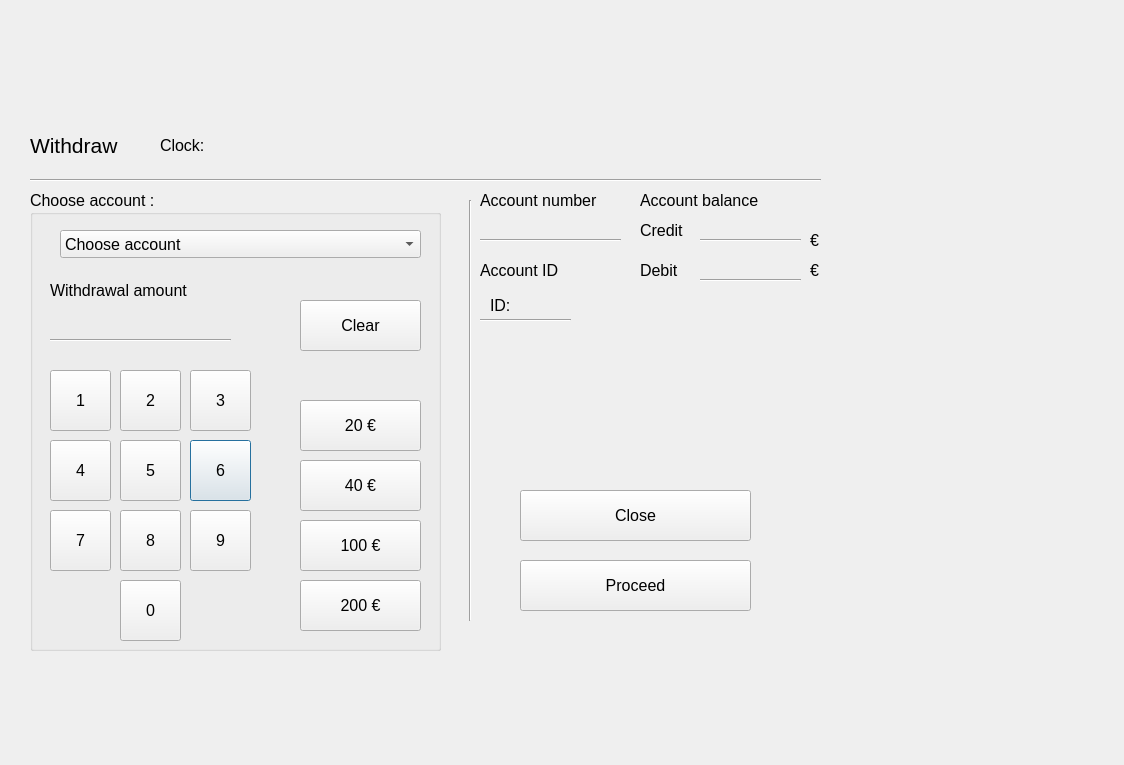
<?xml version="1.0" encoding="UTF-8"?>
<ui version="4.0">
 <class>DLLwithdraw</class>
 <widget class="QDialog" name="DLLwithdraw">
  <property name="geometry">
   <rect>
    <x>0</x>
    <y>0</y>
    <width>1124</width>
    <height>765</height>
   </rect>
  </property>
  <property name="windowTitle">
   <string>Dialog</string>
  </property>
  <widget class="QLabel" name="label">
   <property name="geometry">
    <rect>
     <x>30</x>
     <y>130</y>
     <width>121</width>
     <height>31</height>
    </rect>
   </property>
   <property name="font">
    <font>
     <pointsize>16</pointsize>
    </font>
   </property>
   <property name="text">
    <string>Withdraw</string>
   </property>
  </widget>
  <widget class="QGroupBox" name="groupBox">
   <property name="geometry">
    <rect>
     <x>30</x>
     <y>190</y>
     <width>411</width>
     <height>461</height>
    </rect>
   </property>
   <property name="font">
    <font>
     <pointsize>12</pointsize>
    </font>
   </property>
   <property name="title">
    <string>Choose account :</string>
   </property>
   <widget class="QLabel" name="withdrawAmountLabel">
    <property name="geometry">
     <rect>
      <x>20</x>
      <y>80</y>
      <width>211</width>
      <height>41</height>
     </rect>
    </property>
    <property name="font">
     <font>
      <pointsize>12</pointsize>
     </font>
    </property>
    <property name="text">
     <string>Withdrawal amount</string>
    </property>
   </widget>
   <widget class="QComboBox" name="comboBoxChooseAccount">
    <property name="geometry">
     <rect>
      <x>30</x>
      <y>40</y>
      <width>361</width>
      <height>28</height>
     </rect>
    </property>
    <item>
     <property name="text">
      <string>Choose account</string>
     </property>
    </item>
    <item>
     <property name="text">
      <string>Withdraw Credit</string>
     </property>
    </item>
    <item>
     <property name="text">
      <string>Withdraw Debit</string>
     </property>
    </item>
    <item>
     <property name="text">
      <string>Transfer from Debit</string>
     </property>
    </item>
    <item>
     <property name="text">
      <string>Transfer from Credit</string>
     </property>
    </item>
   </widget>
   <widget class="QPushButton" name="button6">
    <property name="geometry">
     <rect>
      <x>160</x>
      <y>250</y>
      <width>61</width>
      <height>61</height>
     </rect>
    </property>
    <property name="text">
     <string>6</string>
    </property>
   </widget>
   <widget class="QPushButton" name="button9">
    <property name="geometry">
     <rect>
      <x>160</x>
      <y>320</y>
      <width>61</width>
      <height>61</height>
     </rect>
    </property>
    <property name="text">
     <string>9</string>
    </property>
   </widget>
   <widget class="QPushButton" name="button0">
    <property name="geometry">
     <rect>
      <x>90</x>
      <y>390</y>
      <width>61</width>
      <height>61</height>
     </rect>
    </property>
    <property name="text">
     <string>0</string>
    </property>
   </widget>
   <widget class="QPushButton" name="button3">
    <property name="geometry">
     <rect>
      <x>160</x>
      <y>180</y>
      <width>61</width>
      <height>61</height>
     </rect>
    </property>
    <property name="text">
     <string>3</string>
    </property>
   </widget>
   <widget class="QPushButton" name="button7">
    <property name="geometry">
     <rect>
      <x>20</x>
      <y>320</y>
      <width>61</width>
      <height>61</height>
     </rect>
    </property>
    <property name="text">
     <string>7</string>
    </property>
   </widget>
   <widget class="QPushButton" name="button1">
    <property name="geometry">
     <rect>
      <x>20</x>
      <y>180</y>
      <width>61</width>
      <height>61</height>
     </rect>
    </property>
    <property name="text">
     <string>1</string>
    </property>
   </widget>
   <widget class="QPushButton" name="button2">
    <property name="geometry">
     <rect>
      <x>90</x>
      <y>180</y>
      <width>61</width>
      <height>61</height>
     </rect>
    </property>
    <property name="text">
     <string>2</string>
    </property>
   </widget>
   <widget class="QPushButton" name="button8">
    <property name="geometry">
     <rect>
      <x>90</x>
      <y>320</y>
      <width>61</width>
      <height>61</height>
     </rect>
    </property>
    <property name="text">
     <string>8</string>
    </property>
   </widget>
   <widget class="QPushButton" name="button5">
    <property name="geometry">
     <rect>
      <x>90</x>
      <y>250</y>
      <width>61</width>
      <height>61</height>
     </rect>
    </property>
    <property name="text">
     <string>5</string>
    </property>
   </widget>
   <widget class="QPushButton" name="button4">
    <property name="geometry">
     <rect>
      <x>20</x>
      <y>250</y>
      <width>61</width>
      <height>61</height>
     </rect>
    </property>
    <property name="text">
     <string>4</string>
    </property>
   </widget>
   <widget class="QPushButton" name="draw20">
    <property name="geometry">
     <rect>
      <x>270</x>
      <y>210</y>
      <width>121</width>
      <height>51</height>
     </rect>
    </property>
    <property name="text">
     <string>20 €</string>
    </property>
   </widget>
   <widget class="QPushButton" name="draw40">
    <property name="geometry">
     <rect>
      <x>270</x>
      <y>270</y>
      <width>121</width>
      <height>51</height>
     </rect>
    </property>
    <property name="text">
     <string>40 €</string>
    </property>
   </widget>
   <widget class="QPushButton" name="draw100">
    <property name="geometry">
     <rect>
      <x>270</x>
      <y>330</y>
      <width>121</width>
      <height>51</height>
     </rect>
    </property>
    <property name="text">
     <string>100 €</string>
    </property>
   </widget>
   <widget class="QPushButton" name="draw200">
    <property name="geometry">
     <rect>
      <x>270</x>
      <y>390</y>
      <width>121</width>
      <height>51</height>
     </rect>
    </property>
    <property name="text">
     <string>200 €</string>
    </property>
   </widget>
   <widget class="QPushButton" name="clearButton">
    <property name="geometry">
     <rect>
      <x>270</x>
      <y>110</y>
      <width>121</width>
      <height>51</height>
     </rect>
    </property>
    <property name="text">
     <string>Clear</string>
    </property>
   </widget>
   <widget class="QLabel" name="withdrawalLineEdit">
    <property name="geometry">
     <rect>
      <x>30</x>
      <y>130</y>
      <width>191</width>
      <height>20</height>
     </rect>
    </property>
    <property name="text">
     <string/>
    </property>
   </widget>
   <widget class="Line" name="line_6">
    <property name="geometry">
     <rect>
      <x>20</x>
      <y>140</y>
      <width>181</width>
      <height>20</height>
     </rect>
    </property>
    <property name="font">
     <font>
      <pointsize>12</pointsize>
     </font>
    </property>
    <property name="orientation">
     <enum>Qt::Horizontal</enum>
    </property>
   </widget>
  </widget>
  <widget class="QLabel" name="labelKuva">
   <property name="geometry">
    <rect>
     <x>30</x>
     <y>10</y>
     <width>571</width>
     <height>141</height>
    </rect>
   </property>
   <property name="text">
    <string/>
   </property>
   <property name="scaledContents">
    <bool>true</bool>
   </property>
  </widget>
  <widget class="Line" name="line">
   <property name="geometry">
    <rect>
     <x>30</x>
     <y>170</y>
     <width>791</width>
     <height>20</height>
    </rect>
   </property>
   <property name="font">
    <font>
     <pointsize>12</pointsize>
    </font>
   </property>
   <property name="orientation">
    <enum>Qt::Horizontal</enum>
   </property>
  </widget>
  <widget class="Line" name="line_2">
   <property name="geometry">
    <rect>
     <x>460</x>
     <y>200</y>
     <width>20</width>
     <height>421</height>
    </rect>
   </property>
   <property name="orientation">
    <enum>Qt::Vertical</enum>
   </property>
  </widget>
  <widget class="QLabel" name="labelCredit">
   <property name="geometry">
    <rect>
     <x>640</x>
     <y>220</y>
     <width>61</width>
     <height>21</height>
    </rect>
   </property>
   <property name="font">
    <font>
     <pointsize>12</pointsize>
    </font>
   </property>
   <property name="text">
    <string>Credit</string>
   </property>
  </widget>
  <widget class="QLabel" name="labelDebit">
   <property name="geometry">
    <rect>
     <x>640</x>
     <y>260</y>
     <width>61</width>
     <height>20</height>
    </rect>
   </property>
   <property name="font">
    <font>
     <pointsize>12</pointsize>
    </font>
   </property>
   <property name="text">
    <string>Debit</string>
   </property>
  </widget>
  <widget class="QLabel" name="accountBalanceLabel">
   <property name="geometry">
    <rect>
     <x>640</x>
     <y>190</y>
     <width>161</width>
     <height>20</height>
    </rect>
   </property>
   <property name="font">
    <font>
     <pointsize>12</pointsize>
    </font>
   </property>
   <property name="text">
    <string>Account balance</string>
   </property>
  </widget>
  <widget class="QLabel" name="label_6">
   <property name="geometry">
    <rect>
     <x>810</x>
     <y>230</y>
     <width>21</width>
     <height>20</height>
    </rect>
   </property>
   <property name="font">
    <font>
     <pointsize>12</pointsize>
    </font>
   </property>
   <property name="text">
    <string>€</string>
   </property>
  </widget>
  <widget class="QLabel" name="label_7">
   <property name="geometry">
    <rect>
     <x>810</x>
     <y>260</y>
     <width>21</width>
     <height>20</height>
    </rect>
   </property>
   <property name="font">
    <font>
     <pointsize>12</pointsize>
    </font>
   </property>
   <property name="text">
    <string>€</string>
   </property>
  </widget>
  <widget class="QPushButton" name="withdrawButton">
   <property name="geometry">
    <rect>
     <x>520</x>
     <y>560</y>
     <width>231</width>
     <height>51</height>
    </rect>
   </property>
   <property name="font">
    <font>
     <pointsize>12</pointsize>
    </font>
   </property>
   <property name="text">
    <string>Proceed</string>
   </property>
  </widget>
  <widget class="QPushButton" name="exitButton">
   <property name="geometry">
    <rect>
     <x>520</x>
     <y>490</y>
     <width>231</width>
     <height>51</height>
    </rect>
   </property>
   <property name="font">
    <font>
     <pointsize>12</pointsize>
    </font>
   </property>
   <property name="text">
    <string>Close</string>
   </property>
  </widget>
  <widget class="QLabel" name="label_3">
   <property name="geometry">
    <rect>
     <x>480</x>
     <y>190</y>
     <width>161</width>
     <height>21</height>
    </rect>
   </property>
   <property name="font">
    <font>
     <pointsize>12</pointsize>
    </font>
   </property>
   <property name="text">
    <string>Account number</string>
   </property>
  </widget>
  <widget class="QLabel" name="errorLabel">
   <property name="geometry">
    <rect>
     <x>480</x>
     <y>320</y>
     <width>461</width>
     <height>41</height>
    </rect>
   </property>
   <property name="text">
    <string/>
   </property>
  </widget>
  <widget class="QLabel" name="clockLabel">
   <property name="geometry">
    <rect>
     <x>160</x>
     <y>130</y>
     <width>641</width>
     <height>31</height>
    </rect>
   </property>
   <property name="font">
    <font>
     <pointsize>12</pointsize>
    </font>
   </property>
   <property name="text">
    <string>Clock:</string>
   </property>
  </widget>
  <widget class="QLabel" name="idAccountLabel">
   <property name="geometry">
    <rect>
     <x>490</x>
     <y>290</y>
     <width>111</width>
     <height>31</height>
    </rect>
   </property>
   <property name="font">
    <font>
     <pointsize>12</pointsize>
    </font>
   </property>
   <property name="text">
    <string>ID:</string>
   </property>
  </widget>
  <widget class="QLabel" name="label_4">
   <property name="geometry">
    <rect>
     <x>480</x>
     <y>260</y>
     <width>121</width>
     <height>21</height>
    </rect>
   </property>
   <property name="font">
    <font>
     <pointsize>12</pointsize>
    </font>
   </property>
   <property name="text">
    <string>Account ID</string>
   </property>
  </widget>
  <widget class="QLabel" name="debitNumberLine">
   <property name="geometry">
    <rect>
     <x>490</x>
     <y>220</y>
     <width>141</width>
     <height>20</height>
    </rect>
   </property>
   <property name="font">
    <font>
     <pointsize>12</pointsize>
    </font>
   </property>
   <property name="text">
    <string/>
   </property>
  </widget>
  <widget class="QLabel" name="creditBalanceLine">
   <property name="geometry">
    <rect>
     <x>710</x>
     <y>220</y>
     <width>91</width>
     <height>20</height>
    </rect>
   </property>
   <property name="font">
    <font>
     <pointsize>12</pointsize>
    </font>
   </property>
   <property name="text">
    <string/>
   </property>
  </widget>
  <widget class="QLabel" name="debitBalanceLine">
   <property name="geometry">
    <rect>
     <x>710</x>
     <y>260</y>
     <width>91</width>
     <height>20</height>
    </rect>
   </property>
   <property name="font">
    <font>
     <pointsize>12</pointsize>
    </font>
   </property>
   <property name="text">
    <string/>
   </property>
  </widget>
  <widget class="Line" name="line_4">
   <property name="geometry">
    <rect>
     <x>700</x>
     <y>230</y>
     <width>101</width>
     <height>20</height>
    </rect>
   </property>
   <property name="font">
    <font>
     <pointsize>12</pointsize>
    </font>
   </property>
   <property name="orientation">
    <enum>Qt::Horizontal</enum>
   </property>
  </widget>
  <widget class="Line" name="line_5">
   <property name="geometry">
    <rect>
     <x>700</x>
     <y>270</y>
     <width>101</width>
     <height>20</height>
    </rect>
   </property>
   <property name="font">
    <font>
     <pointsize>12</pointsize>
    </font>
   </property>
   <property name="orientation">
    <enum>Qt::Horizontal</enum>
   </property>
  </widget>
  <widget class="Line" name="line_7">
   <property name="geometry">
    <rect>
     <x>480</x>
     <y>230</y>
     <width>141</width>
     <height>20</height>
    </rect>
   </property>
   <property name="font">
    <font>
     <pointsize>12</pointsize>
    </font>
   </property>
   <property name="orientation">
    <enum>Qt::Horizontal</enum>
   </property>
  </widget>
  <widget class="Line" name="line_8">
   <property name="geometry">
    <rect>
     <x>480</x>
     <y>310</y>
     <width>91</width>
     <height>20</height>
    </rect>
   </property>
   <property name="font">
    <font>
     <pointsize>12</pointsize>
    </font>
   </property>
   <property name="orientation">
    <enum>Qt::Horizontal</enum>
   </property>
  </widget>
 </widget>
 <resources/>
 <connections/>
</ui>
